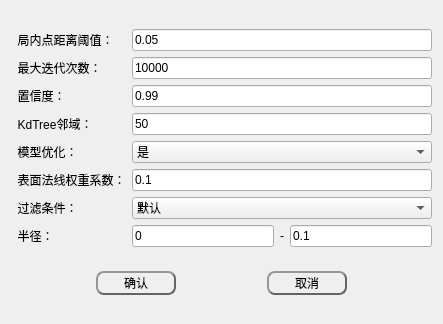
<?xml version="1.0" encoding="UTF-8"?>
<ui version="4.0">
 <class>Circle2DDlgClass</class>
 <widget class="QWidget" name="Circle2DDlgClass">
  <property name="geometry">
   <rect>
    <x>0</x>
    <y>0</y>
    <width>443</width>
    <height>324</height>
   </rect>
  </property>
  <property name="windowTitle">
   <string>2D圆</string>
  </property>
  <layout class="QGridLayout" name="gridLayout">
   <item row="0" column="0">
    <layout class="QGridLayout" name="gridLayout_3">
     <item row="4" column="0">
      <widget class="QLabel" name="label_10">
       <property name="text">
        <string>  模型优化：</string>
       </property>
      </widget>
     </item>
     <item row="1" column="0">
      <widget class="QLabel" name="label_7">
       <property name="text">
        <string>  最大迭代次数：</string>
       </property>
      </widget>
     </item>
     <item row="1" column="2">
      <widget class="QLineEdit" name="Iteration">
       <property name="text">
        <string>10000</string>
       </property>
      </widget>
     </item>
     <item row="3" column="0">
      <widget class="QLabel" name="label_9">
       <property name="text">
        <string>  KdTree邻域：</string>
       </property>
      </widget>
     </item>
     <item row="0" column="2">
      <widget class="QLineEdit" name="LocalPoint">
       <property name="text">
        <string>0.05</string>
       </property>
      </widget>
     </item>
     <item row="3" column="2">
      <widget class="QLineEdit" name="KdTreeSearhNum">
       <property name="text">
        <string>50</string>
       </property>
      </widget>
     </item>
     <item row="5" column="2">
      <widget class="QLineEdit" name="NormalWeight">
       <property name="text">
        <string>0.1</string>
       </property>
      </widget>
     </item>
     <item row="5" column="0">
      <widget class="QLabel" name="label_11">
       <property name="text">
        <string>  表面法线权重系数：</string>
       </property>
      </widget>
     </item>
     <item row="2" column="2">
      <widget class="QLineEdit" name="Confidence">
       <property name="text">
        <string>0.99</string>
       </property>
      </widget>
     </item>
     <item row="4" column="2">
      <widget class="QComboBox" name="ModelOPTI">
       <item>
        <property name="text">
         <string>是</string>
        </property>
       </item>
       <item>
        <property name="text">
         <string>否</string>
        </property>
       </item>
      </widget>
     </item>
     <item row="2" column="0">
      <widget class="QLabel" name="label_8">
       <property name="text">
        <string>  置信度：</string>
       </property>
      </widget>
     </item>
     <item row="0" column="0">
      <widget class="QLabel" name="label_6">
       <property name="text">
        <string>  局内点距离阈值：</string>
       </property>
      </widget>
     </item>
     <item row="6" column="2">
      <widget class="QComboBox" name="ifReverse">
       <item>
        <property name="text">
         <string>默认</string>
        </property>
       </item>
       <item>
        <property name="text">
         <string>反向</string>
        </property>
       </item>
      </widget>
     </item>
     <item row="7" column="0">
      <widget class="QLabel" name="label_13">
       <property name="text">
        <string>  半径：          </string>
       </property>
      </widget>
     </item>
     <item row="7" column="2">
      <layout class="QHBoxLayout" name="horizontalLayout">
       <item>
        <widget class="QLineEdit" name="MinR">
         <property name="text">
          <string>0</string>
         </property>
        </widget>
       </item>
       <item>
        <widget class="QLabel" name="label_14">
         <property name="text">
          <string>-</string>
         </property>
        </widget>
       </item>
       <item>
        <widget class="QLineEdit" name="MaxR">
         <property name="text">
          <string>0.1</string>
         </property>
        </widget>
       </item>
      </layout>
     </item>
     <item row="6" column="0">
      <widget class="QLabel" name="label_12">
       <property name="text">
        <string>  过滤条件：</string>
       </property>
      </widget>
     </item>
    </layout>
   </item>
   <item row="1" column="0">
    <layout class="QHBoxLayout" name="horizontalLayout_2">
     <item>
      <spacer name="horizontalSpacer_4">
       <property name="orientation">
        <enum>Qt::Horizontal</enum>
       </property>
       <property name="sizeHint" stdset="0">
        <size>
         <width>40</width>
         <height>20</height>
        </size>
       </property>
      </spacer>
     </item>
     <item>
      <widget class="QPushButton" name="btn_ok">
       <property name="minimumSize">
        <size>
         <width>80</width>
         <height>24</height>
        </size>
       </property>
       <property name="styleSheet">
        <string notr="true">QPushButton{
	color: rgb(0, 0, 0);
	background-color: rgba(255, 255, 255,0);
	border:2px outset rgb(100, 100, 100);
	border-radius:8px;
  	text-align: center center;
} 

/*鼠标放在按钮上方*/
QPushButton:hover:enabled {
	background-color: rgba(255, 255, 255,150);
	border:2px outset rgba(100, 100, 100,150);
} 

/*鼠标点击按钮*/
QPushButton:pressed:enabled {
	background-color: rgba(255, 255, 255,255);
	border:4px outset rgba(100, 100, 100,255);
}

QPushButton:enabled{ 
	color: rgb(0, 0, 0);
	background-color: rgba(255, 255, 255,0);
	border:2px outset rgb(100, 100, 100);
}

QPushButton:disabled{ 
	color: rgb(150, 150, 150);
	background-color: rgba(150, 150, 150,0);
	border:2px outset rgb(100, 100, 100);
}</string>
       </property>
       <property name="text">
        <string>确认</string>
       </property>
      </widget>
     </item>
     <item>
      <spacer name="horizontalSpacer_5">
       <property name="orientation">
        <enum>Qt::Horizontal</enum>
       </property>
       <property name="sizeHint" stdset="0">
        <size>
         <width>40</width>
         <height>20</height>
        </size>
       </property>
      </spacer>
     </item>
     <item>
      <widget class="QPushButton" name="btn_cancel">
       <property name="minimumSize">
        <size>
         <width>80</width>
         <height>24</height>
        </size>
       </property>
       <property name="styleSheet">
        <string notr="true">QPushButton{
	color: rgb(0, 0, 0);
	background-color: rgba(255, 255, 255,0);
	border:2px outset rgb(100, 100, 100);
	border-radius:8px;
  	text-align: center center;
} 

/*鼠标放在按钮上方*/
QPushButton:hover:enabled {
	background-color: rgba(255, 255, 255,150);
	border:2px outset rgba(100, 100, 100,150);
} 

/*鼠标点击按钮*/
QPushButton:pressed:enabled {
	background-color: rgba(255, 255, 255,255);
	border:4px outset rgba(100, 100, 100,255);
}

QPushButton:enabled{ 
	color: rgb(0, 0, 0);
	background-color: rgba(255, 255, 255,0);
	border:2px outset rgb(100, 100, 100);
}

QPushButton:disabled{ 
	color: rgb(150, 150, 150);
	background-color: rgba(150, 150, 150,0);
	border:2px outset rgb(100, 100, 100);
}</string>
       </property>
       <property name="text">
        <string>取消</string>
       </property>
      </widget>
     </item>
     <item>
      <spacer name="horizontalSpacer_6">
       <property name="orientation">
        <enum>Qt::Horizontal</enum>
       </property>
       <property name="sizeHint" stdset="0">
        <size>
         <width>40</width>
         <height>20</height>
        </size>
       </property>
      </spacer>
     </item>
    </layout>
   </item>
  </layout>
 </widget>
 <layoutdefault spacing="6" margin="11"/>
 <resources/>
 <connections/>
</ui>
